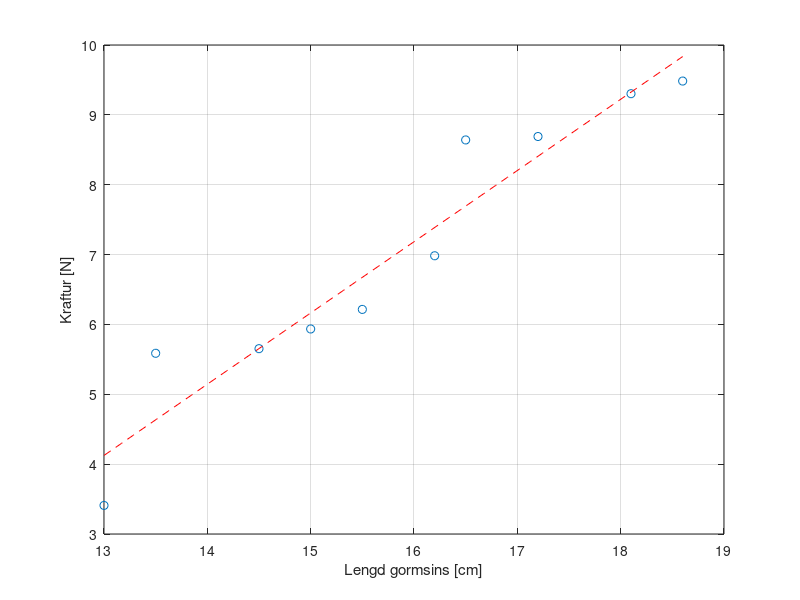

This figure's MATLAB source:

% Gögn úr töflunni
x = sort([13, 15, 14.5, 18.6, 16.2, 16.5, 17.2, 13.5, 15.5, 18.1]); % Lengd gormsins x [cm]

F = sort([5.587, 6.215, 9.303, 9.484, 5.653, 5.935, 8.641, 3.409, 8.69, 6.983]); % Kraftur F [N]


figure;
plot(x, F, 'o'); % Gögnin teiknuð með punktum og línu
xlabel('Lengd gormsins [cm]');
ylabel('Kraftur [N]');
grid on;

% Fylki með línulegri mátun á gögnin (hallatala = gormstuðull K)
p = polyfit(x, F, 1); % 1st gráðu margliða mátun

k_computed = p(1); % Hallatalan er gormstuðull K

% Sýna hallatöluna í skipanaglugganum
fprintf('Reiknaður gormstuðull K er: %.2f N/m\n', k_computed * 100);

% Bæta við mátunarlínu í grafinu
hold on;
x_fit = linspace(min(x), max(x), 100);
F_fit = polyval(p, x_fit);
plot(x_fit, F_fit, '--r'); % Línuleg mátun teiknuð með strikalínu
% legend('Gögn', 'Línuleg mátun');